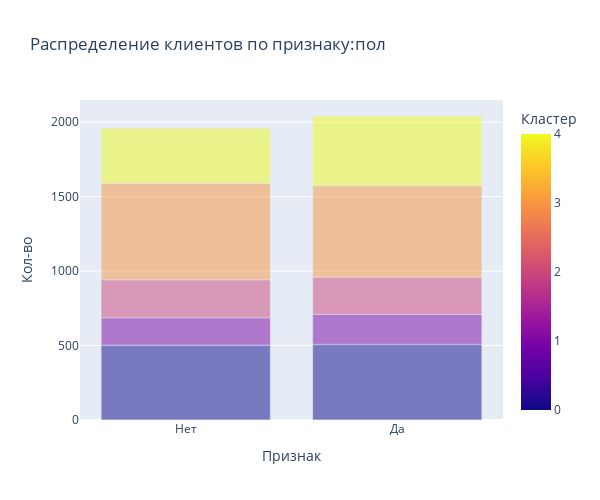

The cell this chart's notebook holds for it:
### Code cell
cat_cl(df, df['gender'], 'пол')

### Figure 1 — Plotly figure (JSON) as saved in the notebook; plotly's stock layout.template omitted (floating-point values rounded to 4 significant figures)
{"data": [{"alignmentgroup": "True", "hovertemplate": "Признак=%{x}<br>Кол-во=%{y}<br>Кластер=%{marker.color}<extra></extra>", "legendgroup": "", "marker": {"color": [0, 1, 2, 3, 4, 0, 1, 2, 3, 4], "coloraxis": "coloraxis", "opacity": 0.5, "pattern": {"shape": ""}}, "name": "", "offsetgroup": "", "orientation": "v", "showlegend": false, "textposition": "auto", "type": "bar", "x": ["Нет", "Нет", "Нет", "Нет", "Нет", "Да", "Да", "Да", "Да", "Да"], "xaxis": "x", "y": [502, 184, 255, 649, 369, 508, 201, 250, 613, 469], "yaxis": "y"}], "layout": {"autosize": false, "barmode": "stack", "coloraxis": {"colorbar": {"title": {"text": "Кластер"}}, "colorscale": [[0, "#0d0887"], [0.1111, "#46039f"], [0.2222, "#7201a8"], [0.3333, "#9c179e"], [0.4444, "#bd3786"], [0.5556, "#d8576b"], [0.6667, "#ed7953"], [0.7778, "#fb9f3a"], [0.8889, "#fdca26"], [1, "#f0f921"]]}, "height": 500, "legend": {"title": {"text": ""}, "tracegroupgap": 0}, "title": {"text": "Распределение клиентов по признаку:пол"}, "width": 600, "xaxis": {"anchor": "y", "domain": [0, 1], "title": {"text": "Признак"}}, "yaxis": {"anchor": "x", "domain": [0, 1], "title": {"text": "Кол-во"}}}}
